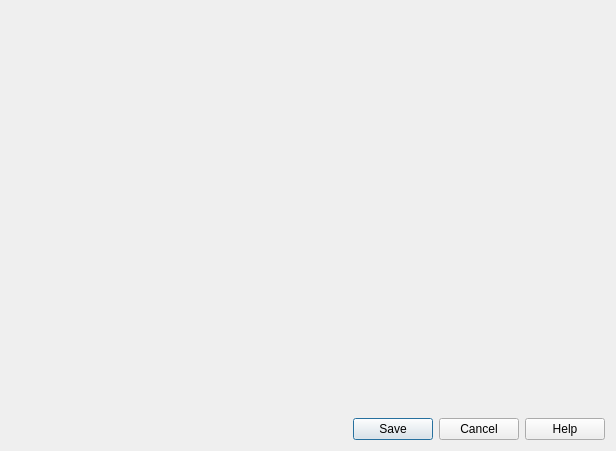
<?xml version="1.0" encoding="UTF-8"?>
<ui version="4.0">
 <class>PMH::PmhCreatorDialog</class>
 <widget class="QWidget" name="PMH::PmhCreatorDialog">
  <property name="geometry">
   <rect>
    <x>0</x>
    <y>0</y>
    <width>616</width>
    <height>451</height>
   </rect>
  </property>
  <property name="windowTitle">
   <string>Form</string>
  </property>
  <layout class="QGridLayout" name="gridLayout">
   <item row="0" column="0">
    <widget class="PMH::PmhViewer" name="pmhViewer" native="true"/>
   </item>
   <item row="1" column="0">
    <widget class="QDialogButtonBox" name="buttonBox">
     <property name="standardButtons">
      <set>QDialogButtonBox::Cancel|QDialogButtonBox::Help|QDialogButtonBox::Save</set>
     </property>
    </widget>
   </item>
  </layout>
 </widget>
 <customwidgets>
  <customwidget>
   <class>PMH::PmhViewer</class>
   <extends>QWidget</extends>
   <header location="global">pmhplugin/pmhviewer.h</header>
   <container>1</container>
  </customwidget>
 </customwidgets>
 <resources/>
 <connections/>
</ui>
